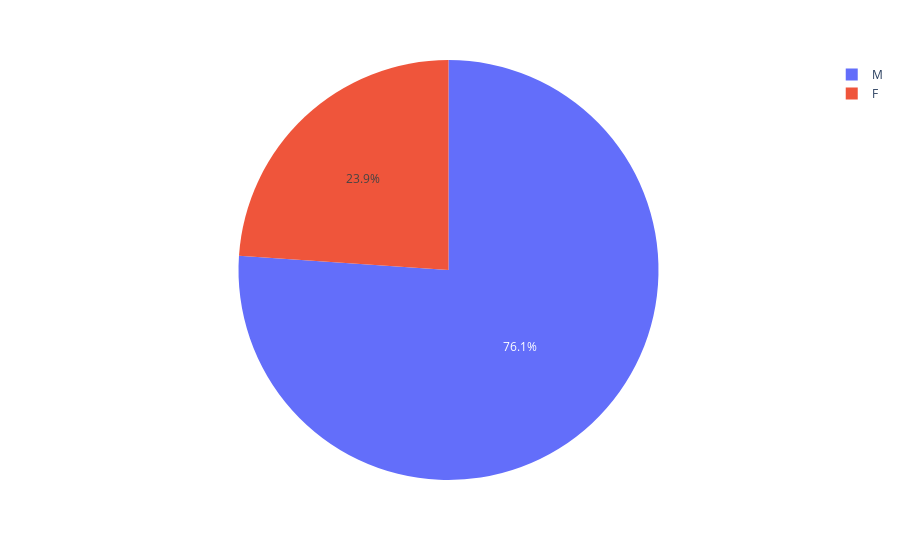

The code cell stored with this chart in its notebook:
### Code cell
fig_pie = px.pie(day_1, names='Gender')
fig_pie.show()

### Figure 1 — Plotly figure (JSON) as saved in the notebook; plotly's stock layout.template omitted (floating-point values rounded to 4 significant figures; data arrays with more than 128 entries replaced by an {"elided": "..."} marker saying what was removed)
{"data": [{"domain": {"x": [0, 1], "y": [0, 1]}, "hovertemplate": "Gender=%{label}<extra></extra>", "labels": {"elided": "163 str values"}, "legendgroup": "", "name": "", "showlegend": true, "type": "pie"}], "layout": {"legend": {"tracegroupgap": 0}, "margin": {"t": 60}}}
